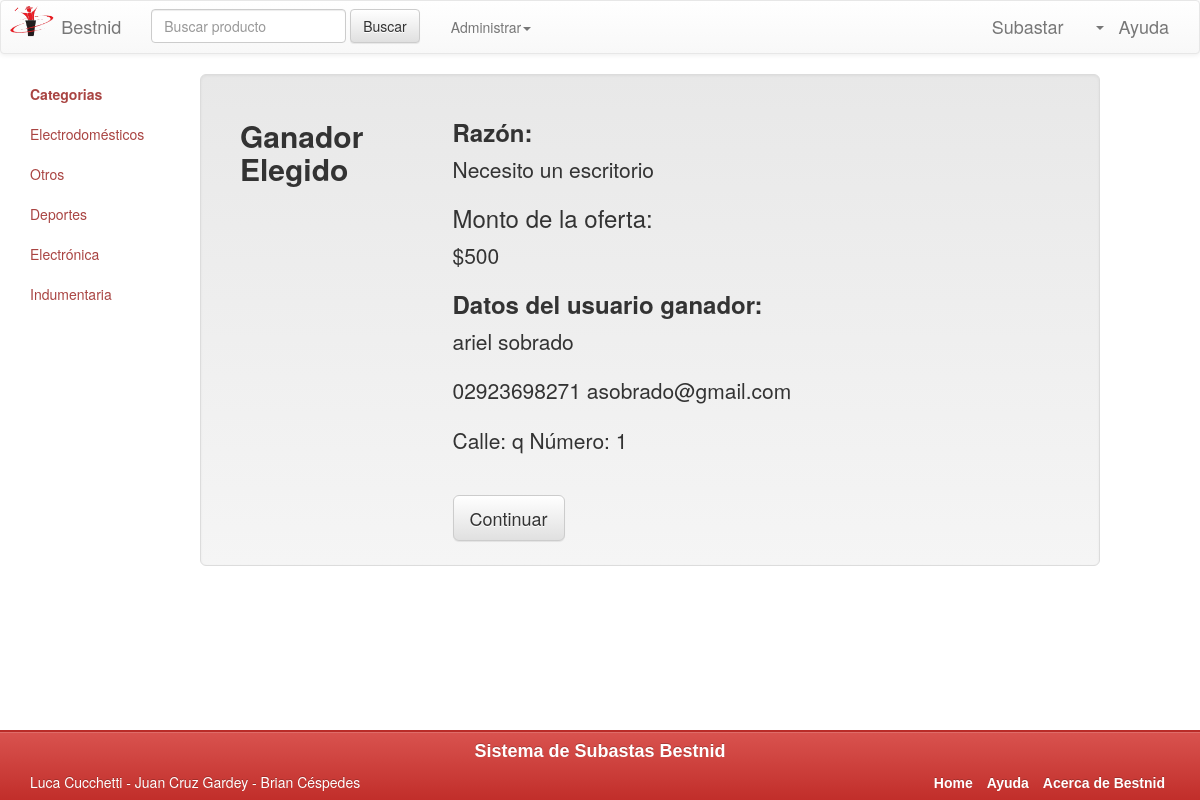
Screenshot of /Bestnid/visualizarGanador.php?idOferta=7&idSubasta=7 (signed in) with the database file from the repository.
### tables this page shows
CREATE TABLE IF NOT EXISTS `categoria` (
`idCategoria` int(11) NOT NULL,
  `nombre` varchar(50) NOT NULL,
  `descripcion` longtext
);

CREATE TABLE IF NOT EXISTS `venta` (
`idVenta` int(11) NOT NULL,
  `fecha` date NOT NULL,
  `porcentaje` int(11) NOT NULL,
  `idOferta` int(11) DEFAULT NULL
);

CREATE TABLE IF NOT EXISTS `oferta` (
`idOferta` int(11) NOT NULL,
  `razon` longtext NOT NULL,
  `monto` bigint(20) NOT NULL,
  `fecha` date NOT NULL,
  `idUsuario` int(11) NOT NULL,
  `idSubasta` int(11) NOT NULL
);

CREATE TABLE IF NOT EXISTS `usuario` (
`idUsuario` int(11) NOT NULL,
  `nombre` varchar(100) NOT NULL,
  `apellido` varchar(100) NOT NULL,
  `telefono` varchar(20) NOT NULL,
  `numero_calle` varchar(10) NOT NULL,
  `nombre_usuario` varchar(15) NOT NULL,
  `password` varchar(20) NOT NULL,
  `e_mail` varchar(50) NOT NULL,
  `confirmado` tinyint(1) NOT NULL,
  `estado` varchar(50) NOT NULL,
  `piso` varchar(1) DEFAULT NULL,
  `depto` varchar(1) DEFAULT NULL,
  `calle` varchar(20) NOT NULL
);

### Bestnid/visualizarGanador.php (the view, shortened to what this page needs)
<!DOCTYPE html>
<html lang="es">
	<head>
		<link rel="stylesheet" href="Bootstrap/css/bootstrap.min.css">
		<link rel="stylesheet" href="Bootstrap/css/bootstrap-theme.min.css">
		<link rel="stylesheet" href="estilopropio.css">
	</head>
	<body>
		<?php
			include ("conexion.php");
						$result= mysqli_query ($link, "SELECT * FROM Venta INNER JOIN Oferta ON Oferta.idOferta=Venta.idOferta
						INNER JOIN Usuario ON Oferta.idUsuario=Usuario.idUsuario WHERE Venta.idOferta='".$_GET["idOferta"]."' and Oferta.idSubasta='".$_GET["idSubasta"]."' ");
						$rowOf=mysqli_fetch_array($result);
		?>
		<section class="main container-fluid">
			<div class="main row">
				<div class="col-sm-3 col-md-2 sidebar">
		        	<ul class="nav nav-sidebar">
			            <li class="active"><a class="text-danger" href="home.php"><strong>Categorias</strong></a></li>
			            <?php
							include("conexion.php");
							$result = mysqli_query ($link, "SELECT * FROM Categoria");
							while ($row=mysqli_fetch_array($result) ) {
								echo "<li><a class='text-danger' href='listadoProductosPorCategoria.php?idCategoria=".$row["idCategoria"]." '>".$row["nombre"]."</a></li>";
							}
						?>
			        </ul>
		        </div>
				<div class="col-md-9">
					<div class="row well well-lg">
						<div class="col-md-3">
							<h2><strong>Ganador Elegido</strong></h2>
						</div>
						<div class="col-md-9">
							<h3><strong>Raz&oacute;n:</strong></h3>
							<p class='lead'><?php echo $rowOf["razon"]; ?></p>
							<h3>Monto de la oferta:</h3>
							<p class='lead'>$<?php echo $rowOf["monto"]; ?></p>
							<h3><strong>Datos del usuario ganador: </strong></h3>
							<p class='lead'><?php echo "".$rowOf["nombre"]." ".$rowOf["apellido"]." "; ?></p>
							<p class='lead'><?php echo "".$rowOf["telefono"]." ".$rowOf["e_mail"]." "; ?></p>
							<p class='lead'>Calle: <?php echo $rowOf["calle"] ?>
								 N&uacute;mero: <?php echo $rowOf["numero_calle"] ?>
							 </p>
							<br />
							<div>
								<a class="btn btn-lg btn-default" href="home.php">Continuar</a>
							</div>
						</div>
					</div>
				</div>
			</div>
		</section>
		<footer class="btn-danger">
			<div class="container">
				<div class="row">
					<h4 class="text-center">Sistema de Subastas Bestnid</h4>
				</div>
				<div class="row">
					<div class="col-md-6">
						<p>Luca Cucchetti - Juan Cruz Gardey - Brian C&eacute;spedes </p>
					</div>
					<div class="col-md-6">
						<ul class="list-inline text-right">
							<li><a href="home.php">Home</a></li>
							<li><a href="#">Ayuda</a></li>
							<li><a href="acercaBestnid.php">Acerca de Bestnid</a></li>
						</ul>
					</div>
				</div>
			</div>
		</footer>
	</body>
</html>

### Bestnid/estilopropio.css (style rules this page uses)
.navbar-brand { padding: 0px; }
footer { position: fixed; bottom: 0px; width: 100%; background: #111; background: rgba(0,0,0,.90); border-top: 2px solid #f00; z-index:100; height: 70px; }
body { margin-bottom:70px; }
footer h4 { font-weight: bold; font-family: sans-serif; }
footer a { font-weight: bold; font-family: sans-serif; color:white; }

### rows the page displays
categoria: nombre "Electrodomésticos"
categoria: nombre "Otros"
categoria: nombre "Deportes"
categoria: nombre "Electrónica"
categoria: nombre "Indumentaria"
venta: idOferta.razon "Necesito un escritorio", idOferta.monto "500", usuario.nombre "ariel", usuario.apellido "sobrado", usuario.telefono "02923698271", usuario.e_mail "asobrado@gmail.com", usuario.calle "q", usuario.numero_calle "1"
